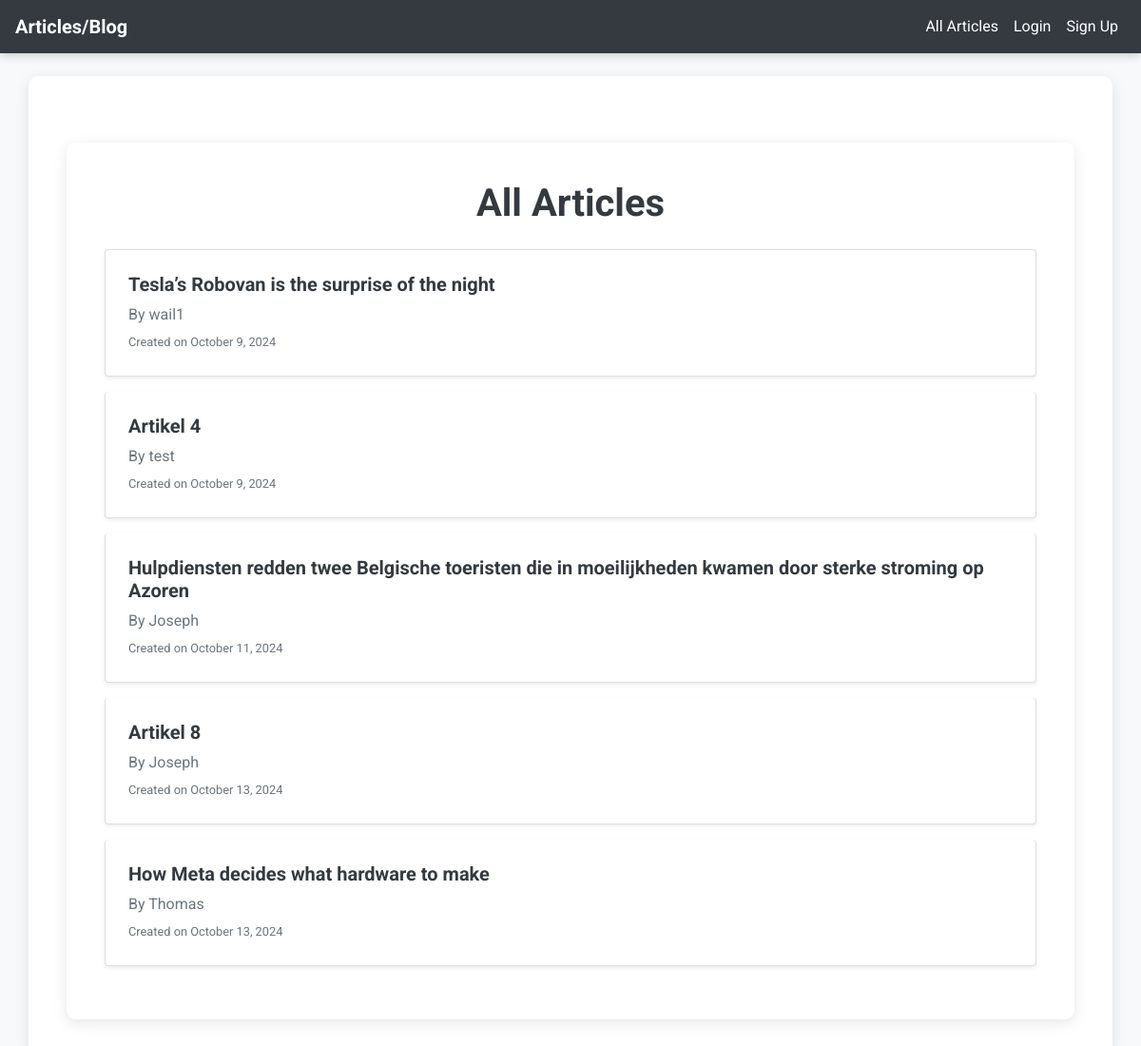
Before: / with the older database file.
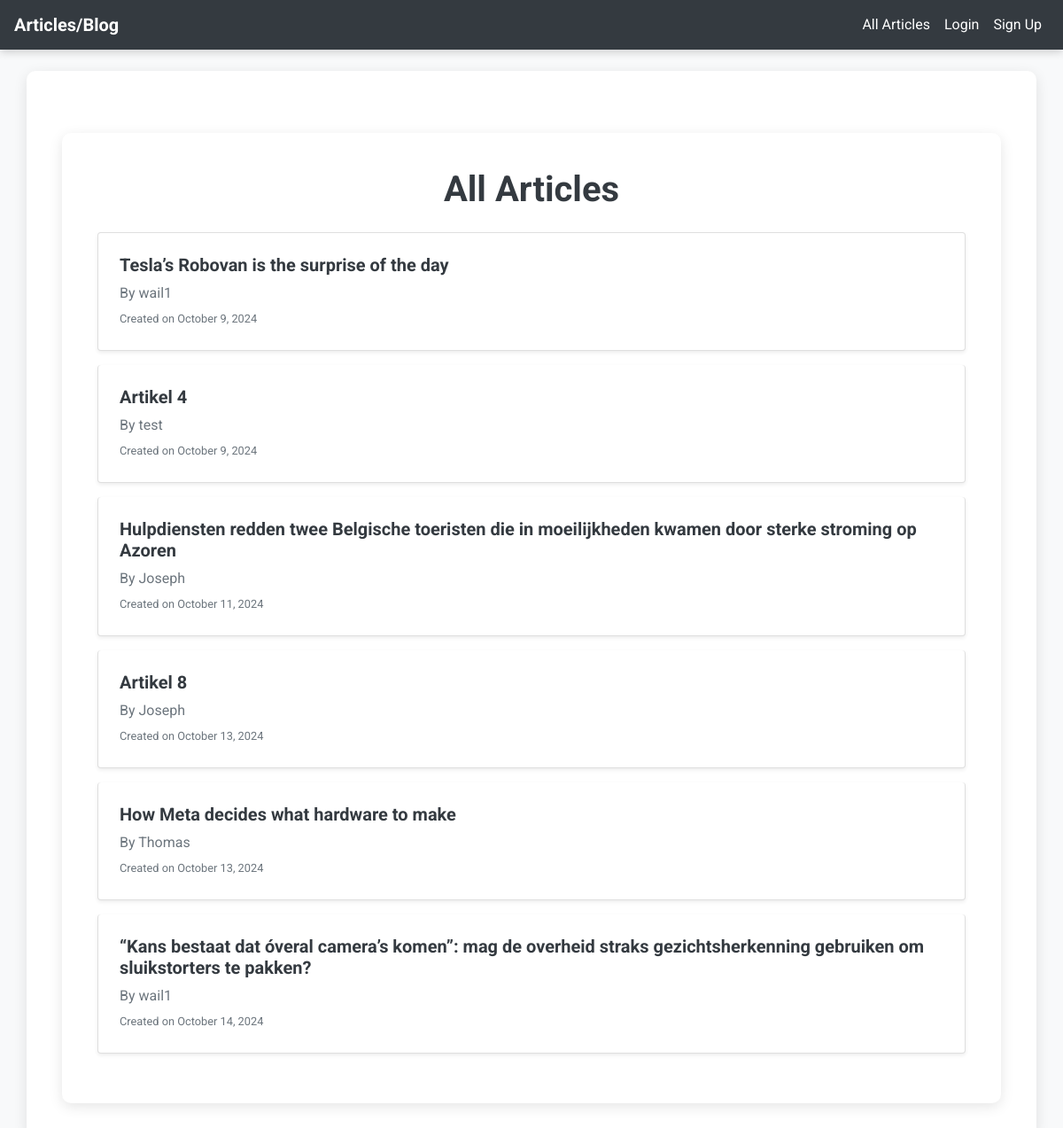
After: the same page with the newer database file.
### blog/models.py (models this page shows, shortened)
class Article(models.Model):
    title = models.CharField(max_length=200)
    content = models.TextField()
    author = models.ForeignKey(User, on_delete=models.CASCADE)
    created_at = models.DateTimeField(auto_now_add=True)

### blog/views.py (the view)
# urls.py: path('', views.all_articles, name='all_articles'),  # Rediriger vers all_articles par défaut
def all_articles(request):
    articles = Article.objects.all()
    return render(request, 'blog/all_articles.html', {'articles': articles})

### blog/templates/blog/all_articles.html (shortened to what this page needs)
{% extends 'base.html' %}
{% block content %}
  <div class="container">
    <h1 class="mb-4 text-center">All Articles</h1>
    <ul class="list-group">
      {% for article in articles %}
        <li class="list-group-item mb-3 p-4 shadow-sm rounded">
          <h5 class="article-title">
            <a href="{% url 'article_detail' article.id %}" class="text-dark font-weight-bold">{{ article.title }}</a>
          </h5>
          <p class="mb-1 text-muted">By {{ article.author }}</p>
          <small class="text-muted">Created on {{ article.created_at|date:"F j, Y" }}</small>
        </li>
      {% empty %}
        <li class="list-group-item text-center">
          <p>No articles available at the moment. Check back later!</p>
        </li>
      {% endfor %}
    </ul>
  </div>
{% endblock %}

Changed rows visible on the page:
changed Article: title "Tesla’s Robovan is the surprise of the night" → "Tesla’s Robovan is the surprise of the day"
added Article: title "“Kans bestaat dat óveral camera’s komen”: mag de overheid straks gezichtsherkenning gebruiken om sluikstorters te pakken?", author "wail1", created_at "October 14, 2024"
